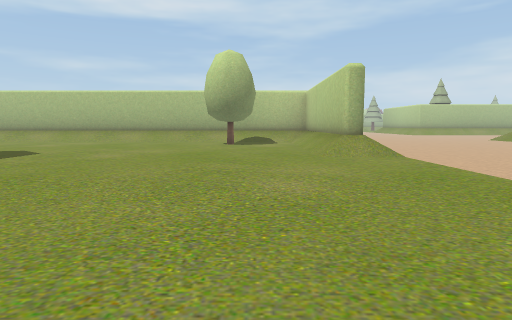
view 1 (above)

24 first-person views from a walk through a scene from a Unity 3-D project. The camera is 1.5 m above the floor, tilts 6° down and sees 75° across. The floor is counted in squares, 2 m on a side. Each view is taken from the middle of a square. On the plan, view 1 faces up. The plan holds only what a view shows up to about 11 squares ahead; the rest is blank. The place goes on beyond the plan.

view 2
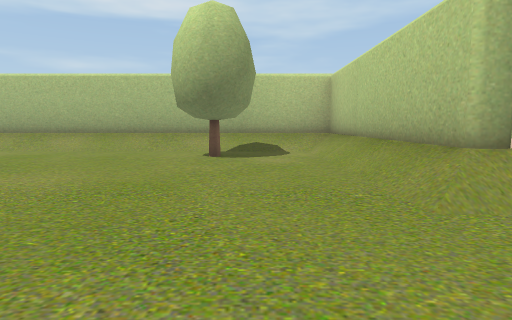

view 3
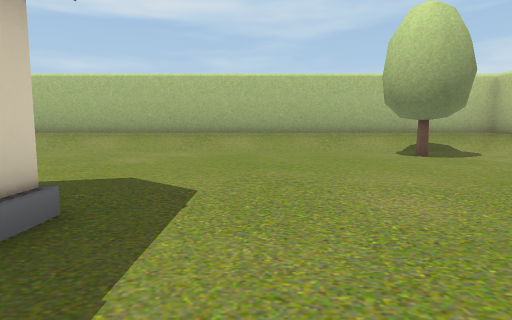

view 4
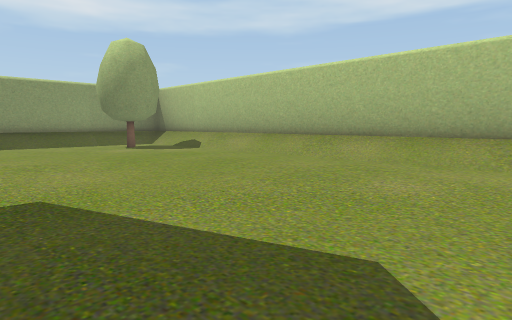

view 5
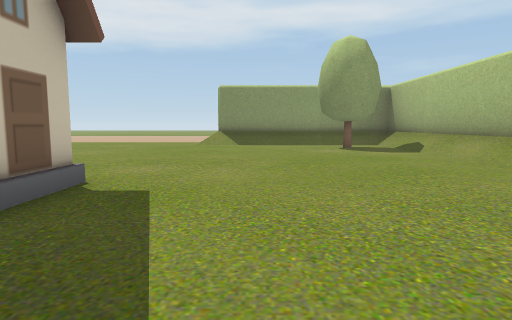

view 6
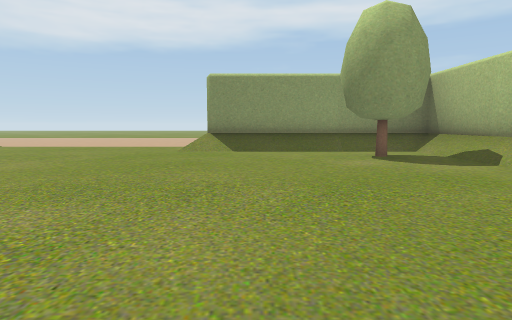

view 7
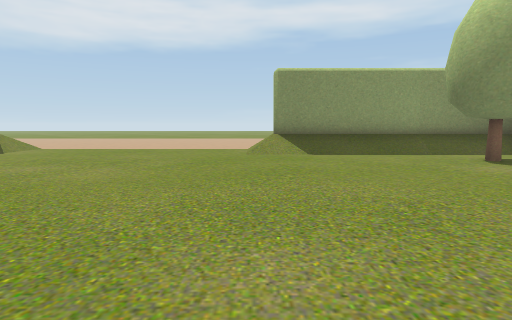

view 8
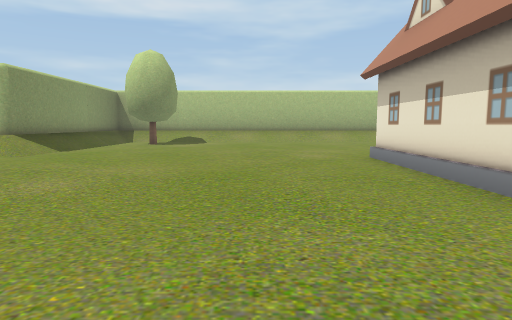

view 9
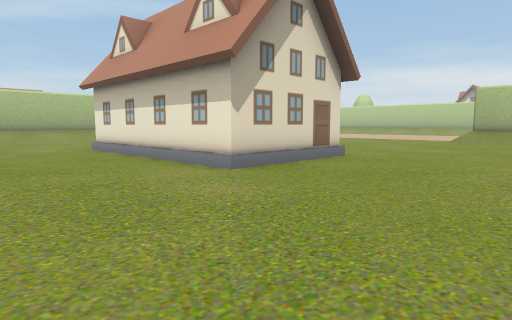

view 10
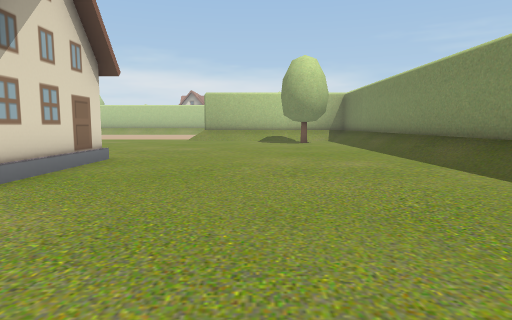

view 11
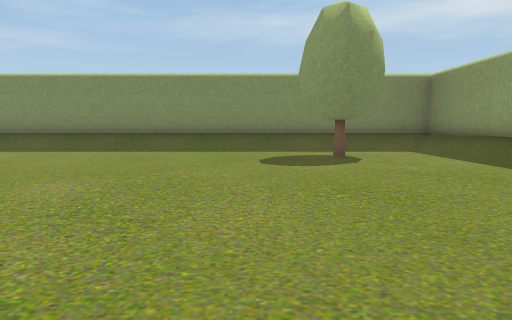

view 12
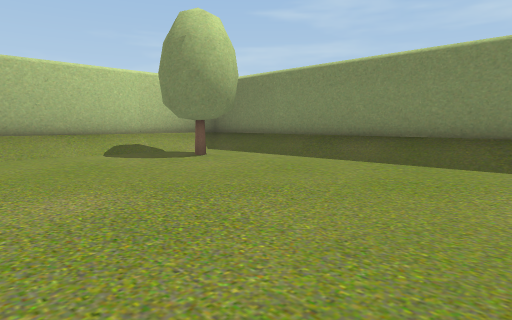

view 13
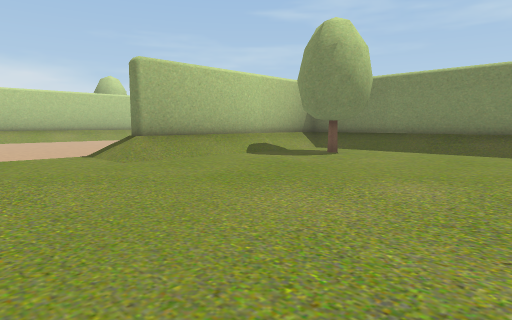

view 14
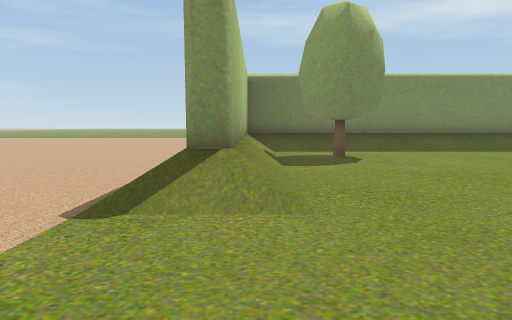

view 15
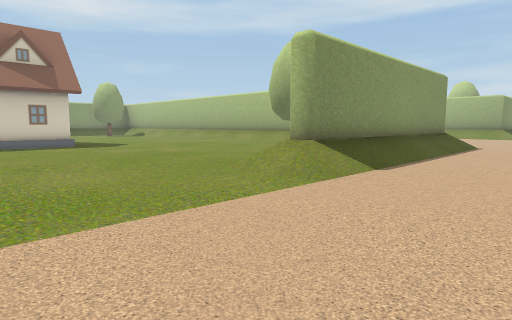

view 16
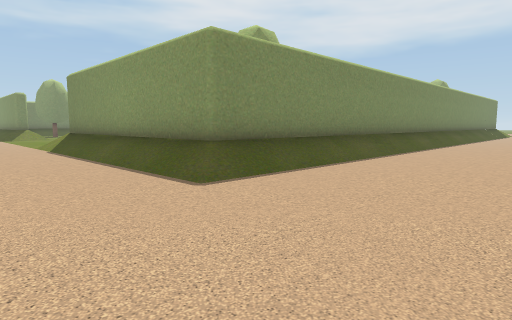

view 17
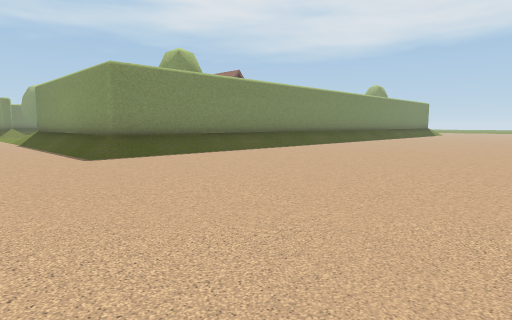

view 18
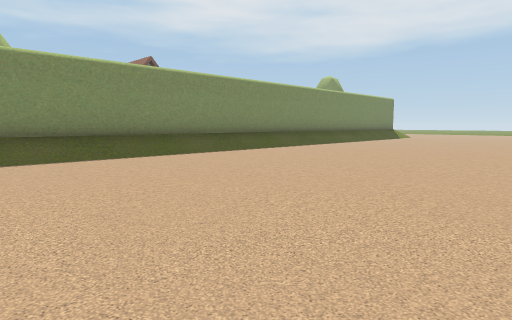

view 19
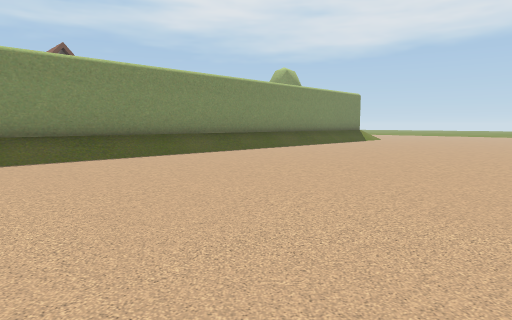

view 20
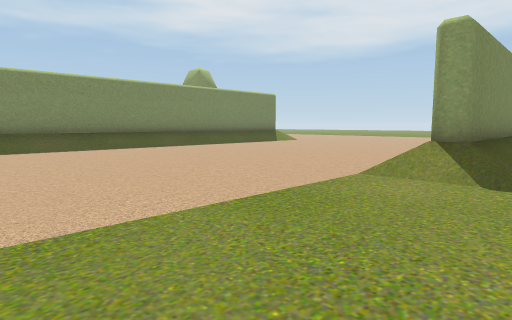

view 21
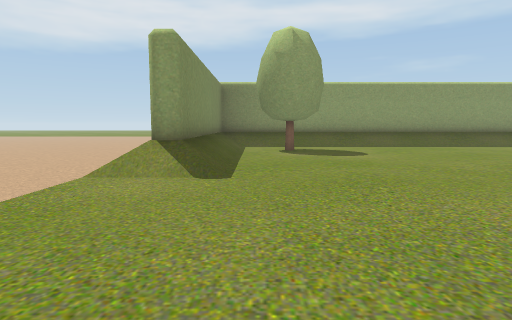

view 22
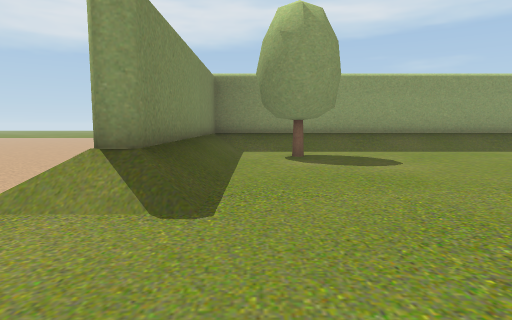

view 23
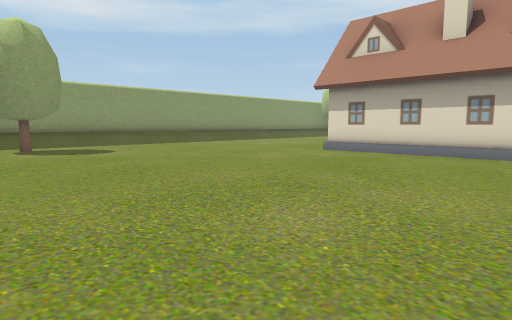

view 24
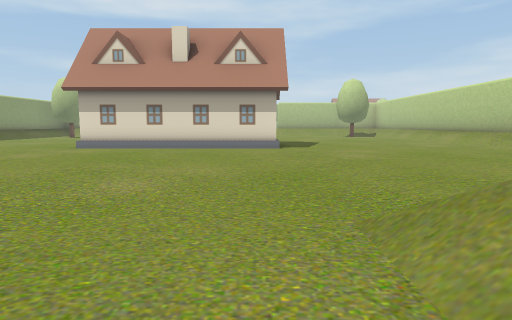

### Floor plan
Key: @ floor where view 1 was taken; # wall or solid block; . floor; / step, stairs or slope; O other object.
Columns run from 19 left of view 1 to 6 right of it. Each row starts with its distance up from view 1.
 35 #..  ...######......./#
 34 #... ................/
 33 #....................
 32 #...................
 31 #...................
 30 #..................
 29 #.................
 28 #.O..............
 27 #...............
 26 #///////....../
 25   #####/....../
 24     ................ .....
 23  .........................
 22 ..........................
 21 ..........................
 20 ..........................
 19 ...  .....................
 18       ....................
 17        ...................
 16        ////////////////...
 15 O######################..
 14 #..................../#..
 13 #.O...............O../#..
 12 #..................../#..
 11 #..................../#...
 10 #..................../#...
  9 #..................../#...
  8 /....................//...
  7 .........####.............
  6 .........#  #.............
  5 .........#    ............
  4 .........#    ............
  3 .........#    ...........
  2 .........####.............
  1   ...................//...
  0   .................@./#...
 -1  ..................../#...
 -2  ..................../#...
 -3 #..................../#...
 -4 #..O...............O./#...
 -5 #..................../ ...
 -6 #////////////////////O ...
 -7    #################    ..

Where each view was taken, in squares from view 1:
view 1: 0 up, 0 right, facing up
view 2: 5 up, 0 right, facing up
view 3: 5 up, 5 left, facing up
view 4: 8 up, 6 left, facing up-left
view 5: 10 up, 6 left, facing left
view 6: 10 up, 9 left, facing left
view 7: 8 up, 10 left, facing left
view 8: 0 up, 13 left, facing up
view 9: 3 down, 14 left, facing up-right
view 10: 2 down, 14 left, facing right
view 11: 4 up, 14 left, facing down
view 12: 1 up, 7 left, facing down-right
view 13: 4 up, 5 left, facing down-right
view 14: 4 up, 2 right, facing down
view 15: 4 up, 6 right, facing up-left
view 16: 20 up, 6 right, facing down-left
view 17: 24 up, 6 right, facing down-left
view 18: 24 up, 0 right, facing down-left
view 19: 24 up, 4 left, facing down-left
view 20: 27 up, 7 left, facing down-left
view 21: 27 up, 7 left, facing left
view 22: 27 up, 9 left, facing left
view 23: 26 up, 6 left, facing up-left
view 24: 24 up, 6 left, facing up
